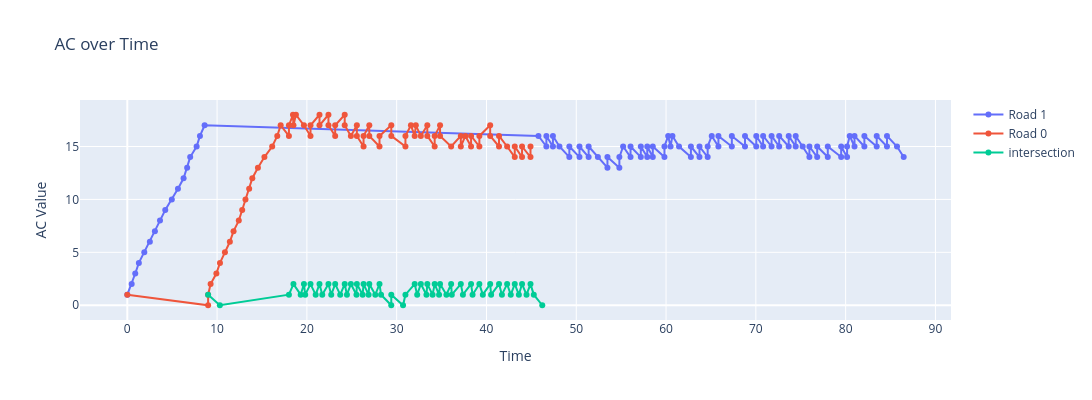

Notebook source saved alongside this figure:
### Code cell
plot_trace(road1_ac, road0_ac,intersec_ac0, "Road 1", "Road 0")
